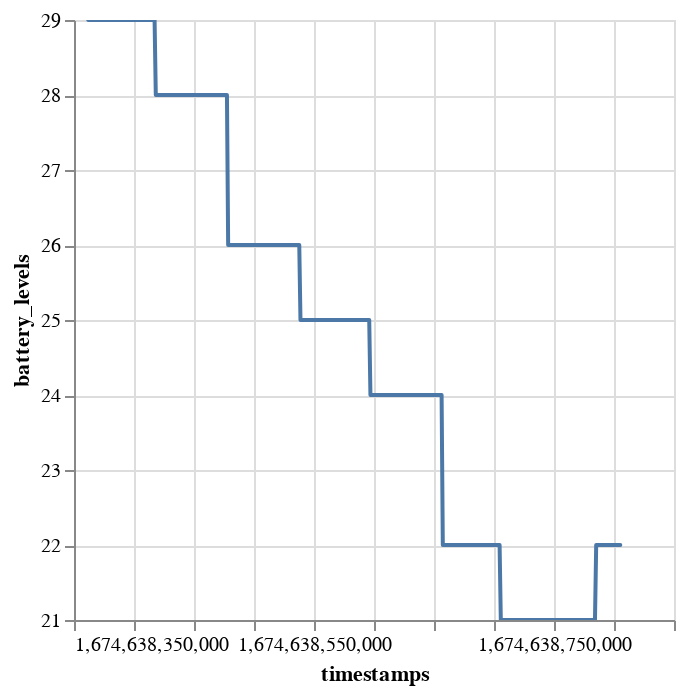

This figure's notebook cell:
### Code cell
DeepnoteChart(df_3, """{"layer":[{"mark":{"clip":true,"type":"trail","color":"#4c78a8","tooltip":true},"encoding":{"x":{"sort":null,"type":"quantitative","field":"timestamps","scale":{"type":"linear","zero":false}},"y":{"sort":null,"type":"quantitative","field":"battery_levels","scale":{"type":"linear","zero":false}}}}],"title":"","config":{"legend":{}},"$schema":"https://vega.github.io/schema/vega-lite/v5.json","encoding":{}}""")

### Figure 1 — Vega-Lite specification as saved in the notebook (floating-point values rounded to 4 significant figures; data arrays with more than 128 entries replaced by an {"elided": "..."} marker saying what was removed)
{"$schema": "https://vega.github.io/schema/vega-lite/v5.json", "encoding": {}, "layer": [{"mark": {"type": "trail", "tooltip": true, "color": "#4c78a8", "clip": true}, "encoding": {"x": {"field": "timestamps", "type": "quantitative", "sort": null, "scale": {"zero": false, "type": "linear"}}, "y": {"field": "battery_levels", "type": "quantitative", "sort": null, "scale": {"zero": false, "type": "linear"}}}}], "title": "", "config": {"legend": {}}, "data": {"values": {"elided": "442 records"}}}
